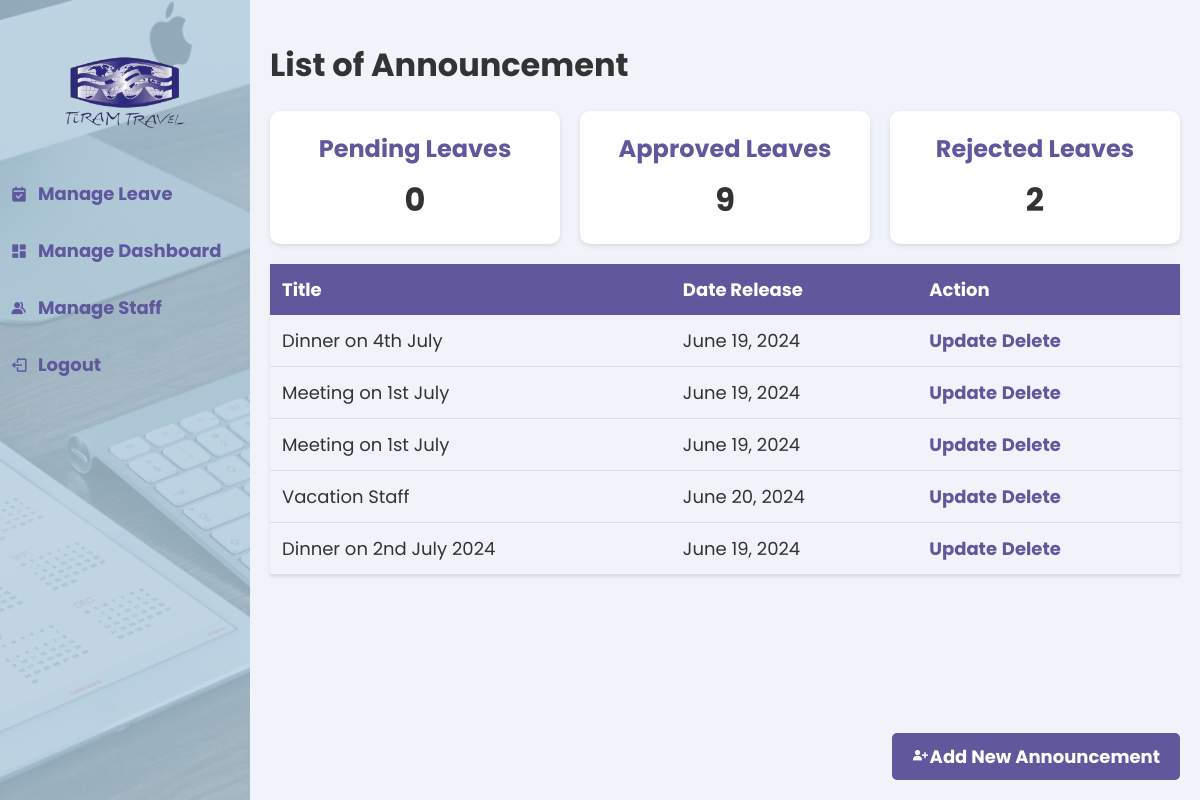
The page /employeeleavesystem/hr_dashboard/ on the database its author committed.
### employeeleavesystem/models.py (models this page shows)
class Dashboard(models.Model):
    announcement_title = models.CharField(max_length=255)
    announcement_content = models.CharField(max_length=255)
    announcement_date = models.DateField(blank=True, null=True)

### employeeleavesystem/views.py (the view)
# urls.py: path("hr_dashboard/", views.HrDashboard, name="hr_dashboard"),
def HrDashboard(request):
    first_name = request.session.get('first_name')
    last_name = request.session.get('last_name')
    announcements = Dashboard.objects.all()
    leave_counts = Leave.objects.values('status').annotate(count=Count('status'))
    leave_stats = {'Pending': 0, 'Approved': 0, 'Rejected': 0}
    for leave in leave_counts:
        leave_stats[leave['status']] = leave['count']
    return render(request, "hr_dashboard.html", {
        'first_name': first_name,
        'last_name': last_name,
        'announcements': announcements,
        'leave_stats': leave_stats,
    })

### employeeleavesystem/templates/hr_dashboard.html (shortened to what this page needs)
<!DOCTYPE html>
<html>
<head>
    <link href='https://unpkg.com/boxicons@2.1.4/css/boxicons.min.css' rel='stylesheet'>
    {% load static %}
</head>
<body>
    <div class="sidebar">
        <div>
            <div class="sidebar-logo">
                <img src="{% static 'image/logotiram.png' %}" alt="Logo" class="logo">
            </div>
            <a href="{% url 'manage_leave' %}"><i class='bx bxs-calendar-check icon'></i>Manage Leave</a>
            <a href="{% url 'hr_dashboard' %}"><i class='bx bxs-dashboard icon'></i>Manage Dashboard</a>
            <a href="{% url 'manage_emp' %}"><i class='bx bxs-group icon'></i>Manage Staff</a>
            <a href="{% url 'logout' %}"><i class='bx bx-log-out icon'></i>Logout</a>
        </div>
    </div>
    <div class="content">
        <div class="form-container">
            <h1>List of Announcement</h1>
        </div>
        <div class="card-container">
            <div class="card">
                <h3>Pending Leaves</h3>
                <p>{{ leave_stats.Pending }}</p>
            </div>
            <div class="card">
                <h3>Approved Leaves</h3>
                <p>{{ leave_stats.Approved }}</p>
            </div>
            <div class="card">
                <h3>Rejected Leaves</h3>
                <p>{{ leave_stats.Rejected }}</p>
            </div>
        </div>
        <table>
            <thead>
                <tr>
                    <th>Title</th>
                    <th>Date Release</th>
                    <th>Action</th>
                </tr>
            </thead>
            <tbody>
                {% for announcement in announcements %}
                <tr>
                    <td>{{ announcement.announcement_title }}</td>
                    <td>{{ announcement.announcement_date }}</td>
                    <td>
                        <a href="{% url 'update_announcement' announcement.id %}" class="action-btn">Update</a>
                        <a href="{% url 'delete_announcement' announcement.id %}" class="action-btn delete-btn" onclick="return confirm('Are you sure you want to delete this announcement?')">Delete</a>
                    </td>
                </tr>
                {% endfor %}
            </tbody>
        </table>
        <a href="{% url 'add_dashboard' %}" class="add-employee-btn"><i class='bx bxs-user-plus icon'></i>Add New Announcement</a>
    </div>
</body>
</html>

### rows shown on the page
Dashboard: announcement_title "Dinner on 4th July", announcement_date "June 19, 2024"
Dashboard: announcement_title "Meeting on 1st July", announcement_date "June 19, 2024"
Dashboard: announcement_title "Meeting on 1st July", announcement_date "June 19, 2024"
Dashboard: announcement_title "Vacation Staff", announcement_date "June 20, 2024"
Dashboard: announcement_title "Dinner on 2nd July 2024", announcement_date "June 19, 2024"

### other values the page prints
{{ leave_stats.Pending }} "0"
{{ leave_stats.Approved }} "9"
{{ leave_stats.Rejected }} "2"
